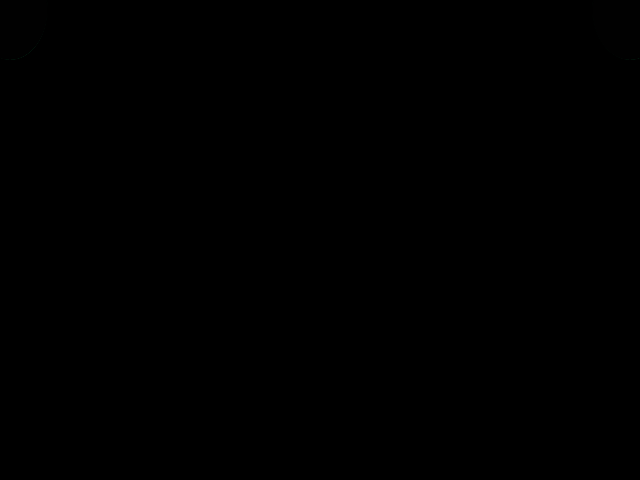
Frame 1 (no input)
Frame 60 (the mouse pressed at the canvas centre just before this capture): identical to frame 1, image omitted
Frame 120 (the mouse held since frame 60 and released just before this capture): identical to frame 1, image omitted

The Processing sketch that drew this single still picture (run headless with seeded random() and noise(); from frame 60 on, the mouse is pressed at the canvas centre):

// Processing sketch: processing_50989
// ── processing_50989.pde


 int xeyelid;
 int yeyelid;
 int ymove;
 int eyelidsup;
 int yeyemove;
 int xeyemove;
 float looksize;
 float d;
 float angle;
 float scaler;
 float lookvar;
 float var;
 
void setup()
{
 size (640,480);
 smooth(); 
 rectMode(CENTER);
 background(0);
 scaler = height/4;

}
void draw()
{
   background(0);
   fill(0,139,70);
   ellipse (10 + xeyemove,10 + yeyemove,75+d,100+d);
   ellipse (630 - xeyemove,10 + yeyemove,75+d,100+d);
   fill(188,53,38);
   ellipse (10 + xeyemove,20 +yeyemove,50+d,75+d);
   ellipse (630 - xeyemove,20 + yeyemove,50+d,75+d);
   fill(248,239,98);
   ellipse (10 + mouseX/looksize + xeyemove,30+mouseY/looksize-lookvar + yeyemove,20+var,20+var);
   ellipse (630 - mouseX/looksize - xeyemove,30+mouseY/looksize-lookvar +yeyemove,20+var,20+var);
   fill(1);
   ellipse (10,10 - ymove ,75 ,100 - xeyelid);
   ellipse (630,10 - ymove,75 ,100 - xeyelid);
   
  
  looksize = 50;
  
  if (eyelidsup > 9){ 
     xeyelid ++;
     if (xeyelid > 50){
    xeyelid = 50;}
      if (xeyelid == 50){
        ymove++;
  }
  if ((mouseX < 19)&&(mouseY >450)) {
    yeyemove ++;
    xeyemove ++;
    
  if (yeyemove > 200){
    yeyemove = 200;
  }
  if (xeyemove > 200){
    xeyemove = 200;
  }
  }
  
  if (xeyemove > 190)
    d = height/3 + (sin(angle) *scaler);
    angle = .005 ;
    var = sin(angle);
    angle = mouseX;
    }
  
}

  void mouseClicked() {
  eyelidsup = eyelidsup + 10; 
  }
    
